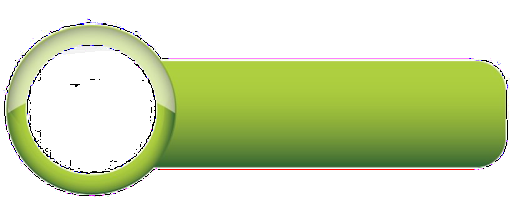
#> input picture ressources/unnamed.png, 512 x 199 px
$ python Joining_Images.py
#> lines starting #> are read from the running program, lines starting #| are printed output that depends on the picture
import cv2
import numpy as np

img = cv2.imread("ressources/unnamed.png")
#> img is the input picture: shape (199, 512, 3); mean B, G, R 170.4, 217.2, 203.7

imgHor = np.hstack((img,img))
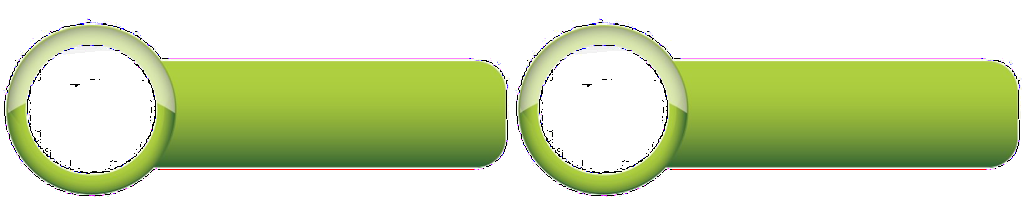
#> imgHor: shape (199, 1024, 3); mean B, G, R 170.4, 217.2, 203.7
imgVer = np.vstack((img,img))   ##cant resize image with this method
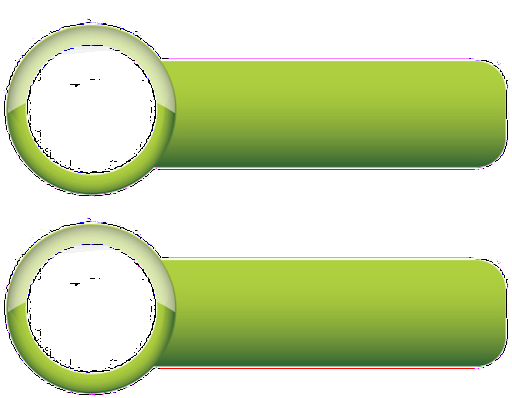
#> imgVer: shape (398, 512, 3); mean B, G, R 170.4, 217.2, 203.7

def stackImages(scale,imgArray):
    rows = len(imgArray)
    cols = len(imgArray[0])
    rowsAvailable = isinstance(imgArray[0], list)
    width = imgArray[0][0].shape[1]
    height = imgArray[0][0].shape[0]
    if rowsAvailable:
        for x in range ( 0, rows):
            for y in range(0, cols):
                if imgArray[x][y].shape[:2] == imgArray[0][0].shape [:2]:
                    imgArray[x][y] = cv2.resize(imgArray[x][y], (0, 0), None, scale, scale)
                else:
                    imgArray[x][y] = cv2.resize(imgArray[x][y], (imgArray[0][0].shape[1], imgArray[0][0].shape[0]), None, scale, scale)
                if len(imgArray[x][y].shape) == 2: imgArray[x][y]= cv2.cvtColor( imgArray[x][y], cv2.COLOR_GRAY2BGR)
        imageBlank = np.zeros((height, width, 3), np.uint8)
        hor = [imageBlank]*rows
        hor_con = [imageBlank]*rows
        for x in range(0, rows):
            hor[x] = np.hstack(imgArray[x])
        ver = np.vstack(hor)
    else:
        for x in range(0, rows):
            if imgArray[x].shape[:2] == imgArray[0].shape[:2]:
                imgArray[x] = cv2.resize(imgArray[x], (0, 0), None, scale, scale)
            else:
                imgArray[x] = cv2.resize(imgArray[x], (imgArray[0].shape[1], imgArray[0].shape[0]), None,scale, scale)
            if len(imgArray[x].shape) == 2: imgArray[x] = cv2.cvtColor(imgArray[x], cv2.COLOR_GRAY2BGR)
        hor= np.hstack(imgArray)
        ver = hor
    return ver


cv2.imshow("Horizontal",imgHor)
cv2.imshow("Vertical",imgVer)


cv2.waitKey(0)

$ run again, with ressources/counter01.png copied over ressources/unnamed.png
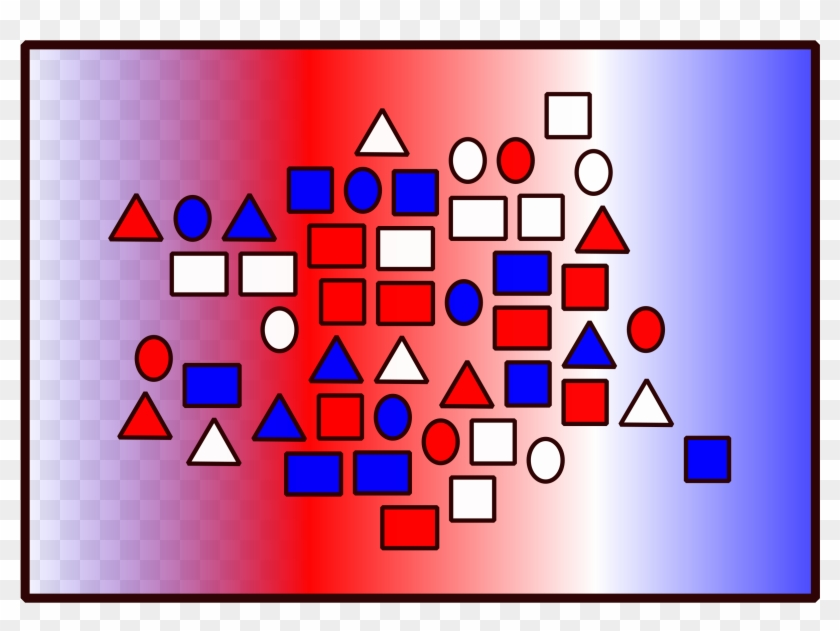
#> input picture ressources/counter01.png, 840 x 631 px
#> img is the input picture: shape (631, 840, 3); mean B, G, R 173.8, 134.6, 190
#> `imgHor = np.hstack((img,img))`:
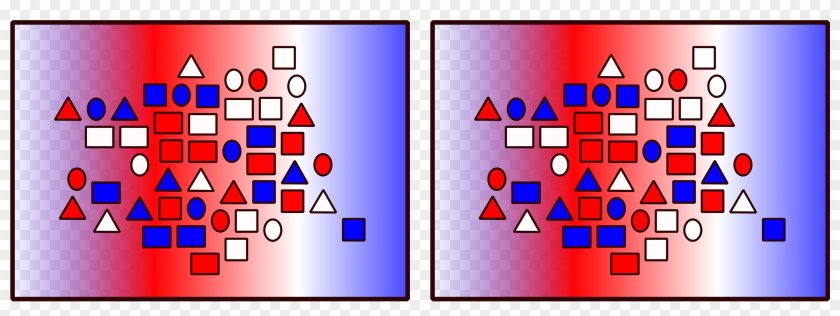
#> imgHor: shape (631, 1680, 3) (shown at 1/2 size); mean B, G, R 173.8, 134.6, 190
#> `imgVer = np.vstack((img,img))`:
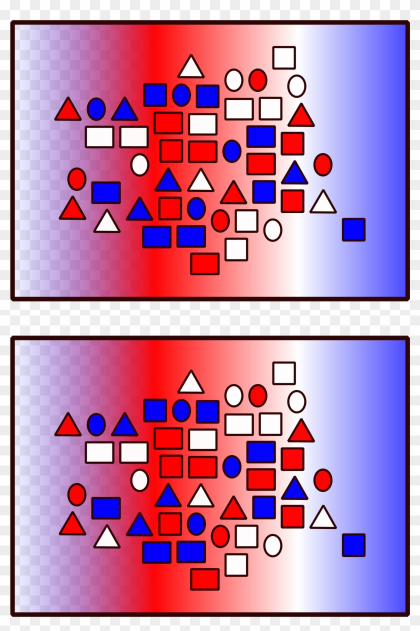
#> imgVer: shape (1262, 840, 3) (shown at 1/2 size); mean B, G, R 173.8, 134.6, 190

$ run again, with ressources/png-file-clipart.png copied over ressources/unnamed.png
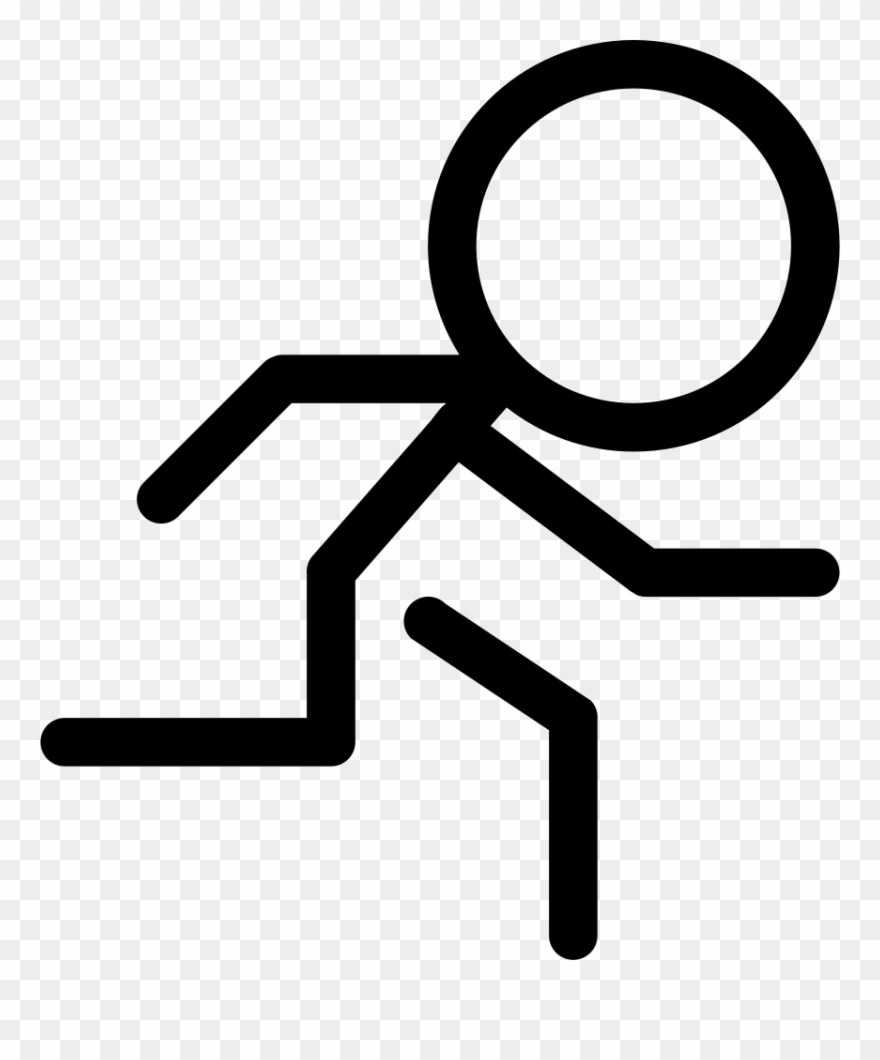
#> input picture ressources/png-file-clipart.png, 880 x 1060 px
#> img is the input picture: shape (1060, 880, 3); min 0, max 255, mean 207
#> `imgHor = np.hstack((img,img))`:
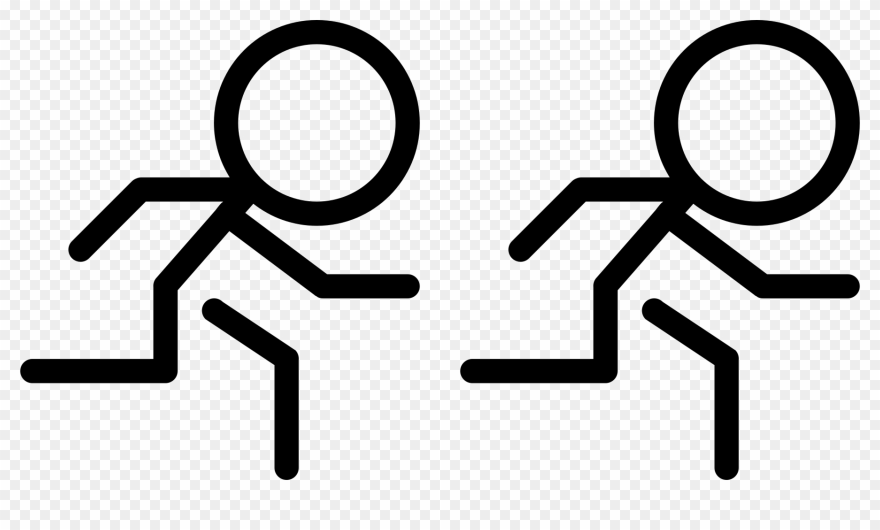
#> imgHor: shape (1060, 1760, 3) (shown at 1/2 size); min 0, max 255, mean 207
#> `imgVer = np.vstack((img,img))`:
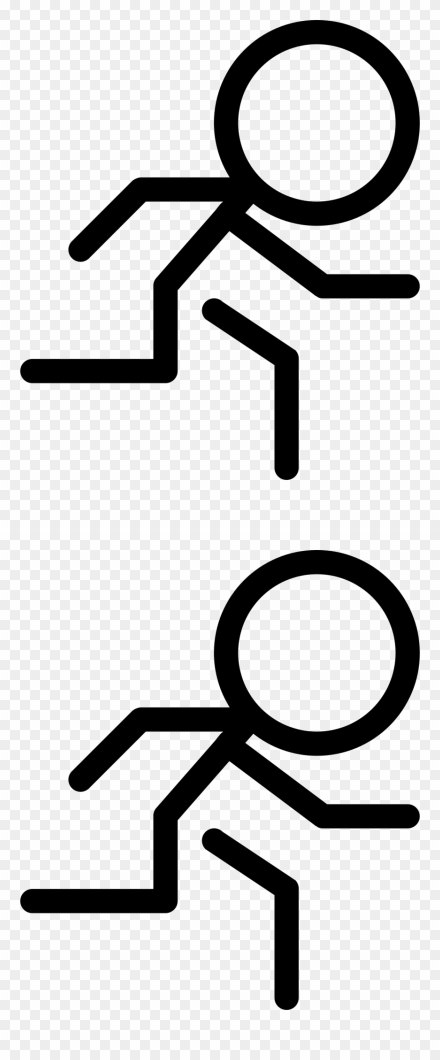
#> imgVer: shape (2120, 880, 3) (shown at 1/2 size); min 0, max 255, mean 207

$ run again, with ressources/shapes.png copied over ressources/unnamed.png
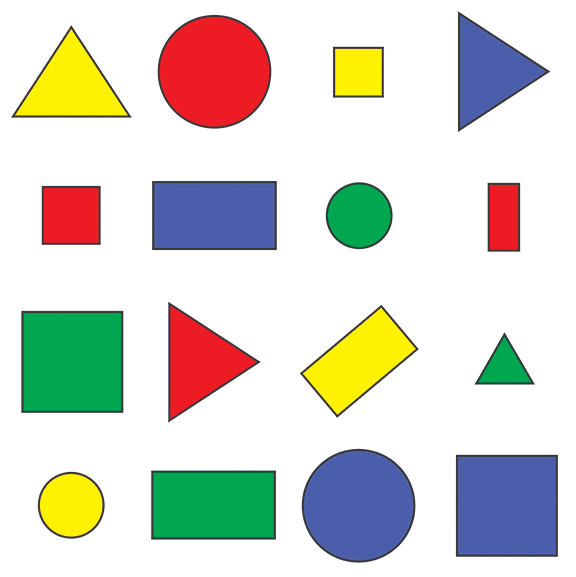
#> input picture ressources/shapes.png, 576 x 577 px
#> img is the input picture: shape (577, 576, 3); mean B, G, R 205.1, 214.3, 214.2
#> `imgHor = np.hstack((img,img))`:
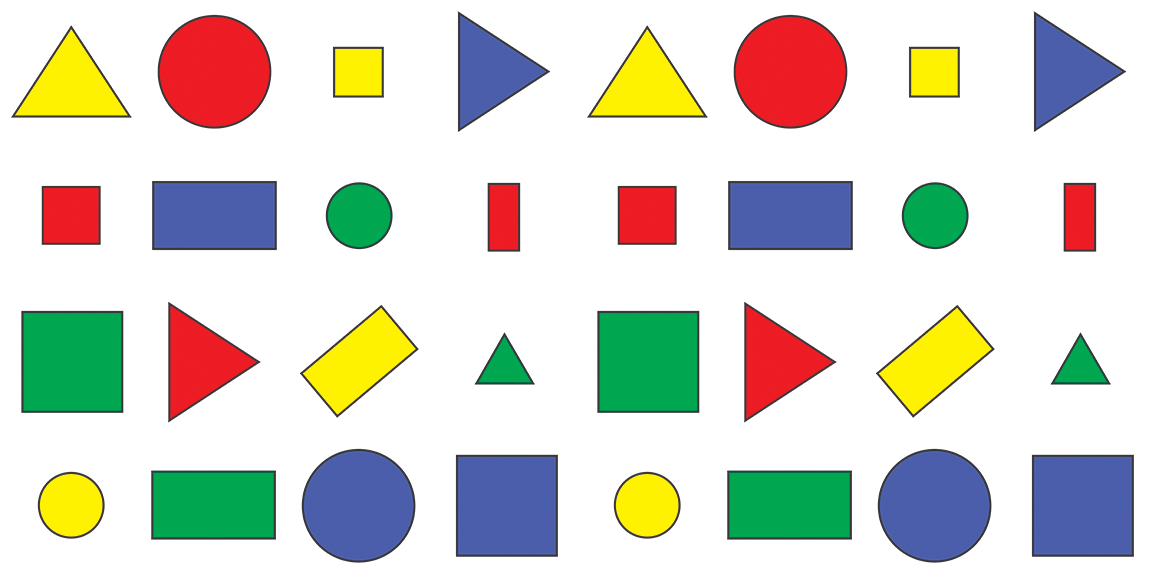
#> imgHor: shape (577, 1152, 3); mean B, G, R 205.1, 214.3, 214.2
#> `imgVer = np.vstack((img,img))`:
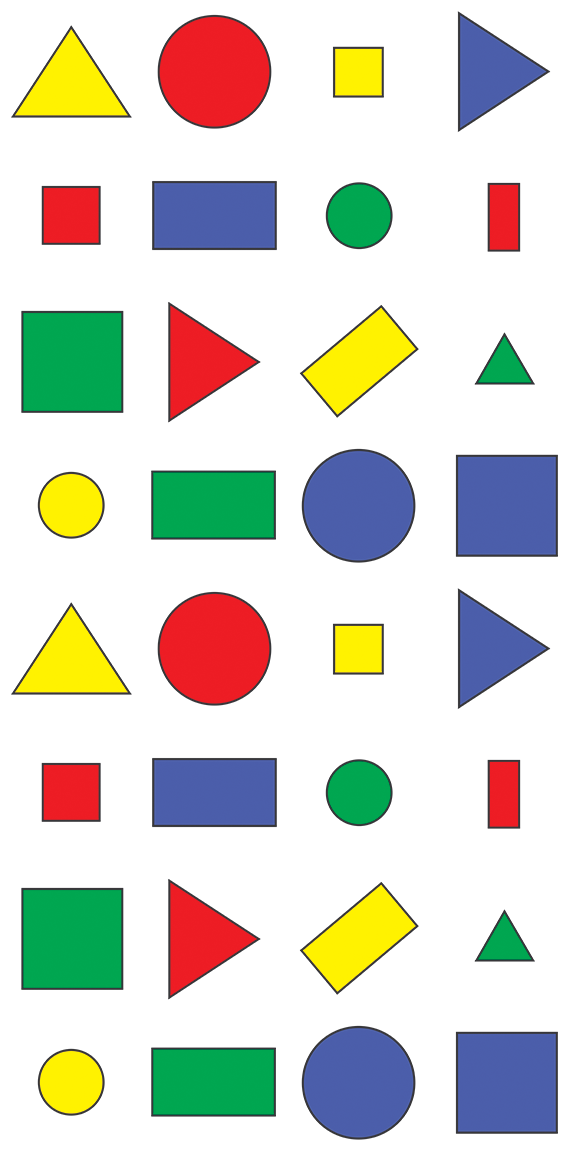
#> imgVer: shape (1154, 576, 3); mean B, G, R 205.1, 214.3, 214.2
